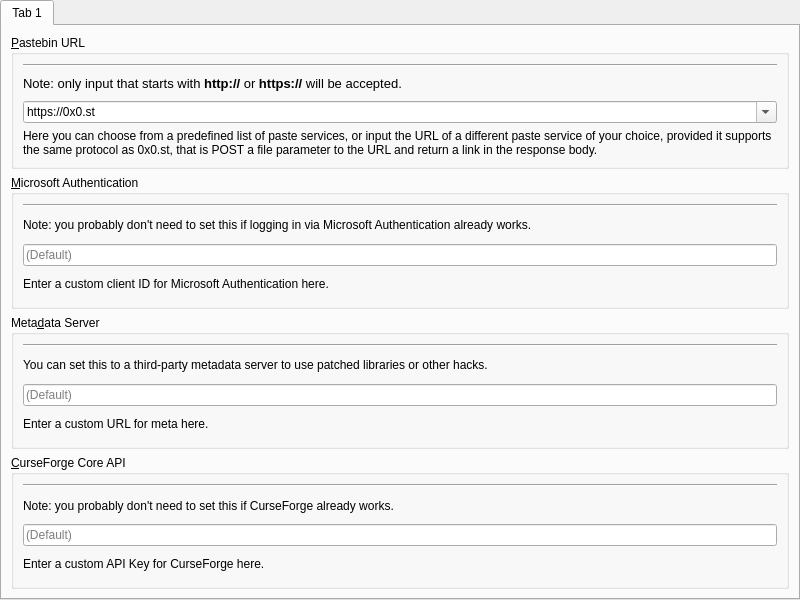
<?xml version="1.0" encoding="UTF-8"?>
<ui version="4.0">
 <class>APIPage</class>
 <widget class="QWidget" name="APIPage">
  <property name="geometry">
   <rect>
    <x>0</x>
    <y>0</y>
    <width>800</width>
    <height>600</height>
   </rect>
  </property>
  <layout class="QVBoxLayout" name="verticalLayout">
   <property name="leftMargin">
    <number>0</number>
   </property>
   <property name="topMargin">
    <number>0</number>
   </property>
   <property name="rightMargin">
    <number>0</number>
   </property>
   <property name="bottomMargin">
    <number>0</number>
   </property>
   <item>
    <widget class="QTabWidget" name="tabWidget">
     <property name="currentIndex">
      <number>0</number>
     </property>
     <widget class="QWidget" name="tab">
      <attribute name="title">
       <string notr="true">Tab 1</string>
      </attribute>
      <layout class="QVBoxLayout" name="verticalLayout_2">
       <item>
        <widget class="QGroupBox" name="groupBox_paste">
         <property name="title">
          <string>&amp;Pastebin URL</string>
         </property>
         <layout class="QVBoxLayout" name="verticalLayout_3">
          <item>
           <widget class="Line" name="line">
            <property name="orientation">
             <enum>Qt::Horizontal</enum>
            </property>
           </widget>
          </item>
          <item>
           <widget class="QLabel" name="label_2">
            <property name="font">
             <font>
              <pointsize>10</pointsize>
             </font>
            </property>
            <property name="text">
             <string>&lt;html&gt;&lt;head/&gt;&lt;body&gt;&lt;p&gt;Note: only input that starts with &lt;span style=&quot; font-weight:600;&quot;&gt;http://&lt;/span&gt; or &lt;span style=&quot; font-weight:600;&quot;&gt;https://&lt;/span&gt; will be accepted.&lt;/p&gt;&lt;/body&gt;&lt;/html&gt;</string>
            </property>
            <property name="scaledContents">
             <bool>false</bool>
            </property>
           </widget>
          </item>
          <item>
           <widget class="QComboBox" name="urlChoices">
            <property name="editable">
             <bool>true</bool>
            </property>
            <property name="insertPolicy">
             <enum>QComboBox::NoInsert</enum>
            </property>
            <item>
             <property name="text">
              <string notr="true">https://0x0.st</string>
             </property>
            </item>
           </widget>
          </item>
          <item>
           <widget class="QLabel" name="label">
            <property name="text">
             <string>&lt;html&gt;&lt;head/&gt;&lt;body&gt;&lt;p&gt;Here you can choose from a predefined list of paste services, or input the URL of a different paste service of your choice, provided it supports the same protocol as 0x0.st, that is POST a file parameter to the URL and return a link in the response body.&lt;/p&gt;&lt;/body&gt;&lt;/html&gt;</string>
            </property>
            <property name="textFormat">
             <enum>Qt::RichText</enum>
            </property>
            <property name="wordWrap">
             <bool>true</bool>
            </property>
            <property name="openExternalLinks">
             <bool>true</bool>
            </property>
           </widget>
          </item>
         </layout>
        </widget>
       </item>
       <item>
        <widget class="QGroupBox" name="groupBox_msa">
         <property name="title">
          <string>&amp;Microsoft Authentication</string>
         </property>
         <layout class="QVBoxLayout" name="verticalLayout_4">
          <item>
           <widget class="Line" name="line_2">
            <property name="orientation">
             <enum>Qt::Horizontal</enum>
            </property>
           </widget>
          </item>
          <item>
           <widget class="QLabel" name="label_3">
            <property name="text">
             <string>Note: you probably don't need to set this if logging in via Microsoft Authentication already works.</string>
            </property>
            <property name="textFormat">
             <enum>Qt::RichText</enum>
            </property>
            <property name="wordWrap">
             <bool>true</bool>
            </property>
           </widget>
          </item>
          <item>
           <widget class="QLineEdit" name="msaClientID">
            <property name="placeholderText">
             <string>(Default)</string>
            </property>
           </widget>
          </item>
          <item>
           <widget class="QLabel" name="label_4">
            <property name="text">
             <string>Enter a custom client ID for Microsoft Authentication here. </string>
            </property>
            <property name="textFormat">
             <enum>Qt::RichText</enum>
            </property>
            <property name="wordWrap">
             <bool>true</bool>
            </property>
            <property name="openExternalLinks">
             <bool>true</bool>
            </property>
           </widget>
          </item>
         </layout>
        </widget>
       </item>
       <item>
        <widget class="QGroupBox" name="groupBox_meta">
         <property name="title">
          <string>Meta&amp;data Server</string>
         </property>
         <layout class="QVBoxLayout" name="verticalLayout_5">
          <item>
           <widget class="Line" name="line_3">
            <property name="orientation">
             <enum>Qt::Horizontal</enum>
            </property>
           </widget>
          </item>
          <item>
           <widget class="QLabel" name="label_5">
            <property name="text">
             <string>You can set this to a third-party metadata server to use patched libraries or other hacks.</string>
            </property>
            <property name="textFormat">
             <enum>Qt::RichText</enum>
            </property>
            <property name="wordWrap">
             <bool>true</bool>
            </property>
           </widget>
          </item>
          <item>
           <widget class="QLineEdit" name="metaURL">
            <property name="placeholderText">
             <string>(Default)</string>
            </property>
           </widget>
          </item>
          <item>
           <widget class="QLabel" name="label_6">
            <property name="text">
             <string>Enter a custom URL for meta here.</string>
            </property>
            <property name="textFormat">
             <enum>Qt::RichText</enum>
            </property>
            <property name="wordWrap">
             <bool>true</bool>
            </property>
            <property name="openExternalLinks">
             <bool>true</bool>
            </property>
           </widget>
          </item>
         </layout>
        </widget>
       </item>
       <item>
        <widget class="QGroupBox" name="groupBox_curse">
         <property name="enabled">
          <bool>true</bool>
         </property>
         <property name="title">
          <string>&amp;CurseForge Core API</string>
         </property>
         <layout class="QVBoxLayout" name="verticalLayout_6">
          <item>
           <widget class="Line" name="line_4">
            <property name="orientation">
             <enum>Qt::Horizontal</enum>
            </property>
           </widget>
          </item>
          <item>
           <widget class="QLabel" name="label_8">
            <property name="text">
             <string>Note: you probably don't need to set this if CurseForge already works.</string>
            </property>
           </widget>
          </item>
          <item>
           <widget class="QLineEdit" name="curseKey">
            <property name="enabled">
             <bool>true</bool>
            </property>
            <property name="placeholderText">
             <string>(Default)</string>
            </property>
           </widget>
          </item>
          <item>
           <widget class="QLabel" name="label_7">
            <property name="text">
             <string>Enter a custom API Key for CurseForge here. </string>
            </property>
            <property name="textFormat">
             <enum>Qt::RichText</enum>
            </property>
            <property name="wordWrap">
             <bool>true</bool>
            </property>
            <property name="openExternalLinks">
             <bool>true</bool>
            </property>
           </widget>
          </item>
         </layout>
        </widget>
       </item>
      </layout>
     </widget>
    </widget>
   </item>
  </layout>
 </widget>
 <resources/>
 <connections/>
</ui>
